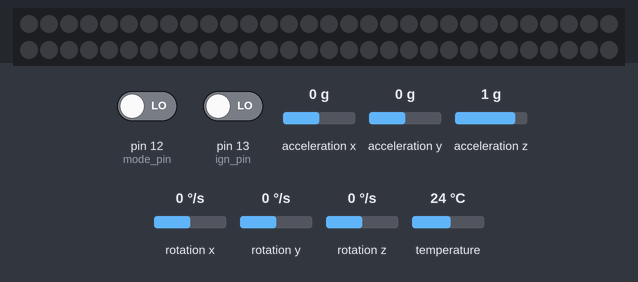
Bench run of a program on a simulated Arduino Uno, built with avr-gcc and run on an emulated ATmega328P. Shown: 60 RGB LEDs in strip order, left to right, continuing on the next row. The test bench sets the inputs (shaded band); at power-on: pin 13 (ign_pin) LOW, rotation x 0 °/s, pin 12 (mode_pin) LOW, acceleration x 0 g, acceleration y 0 g, acceleration z 1 g, rotation y 0 °/s, rotation z 0 °/s, temperature 24 °C. The audio player accepts every command and is not drawn; what the program prints to the serial monitor is not drawn.

Above: at 1.8 s.
1.9 s: pin 13 (ign_pin) driven HIGH
At 2.4 s:
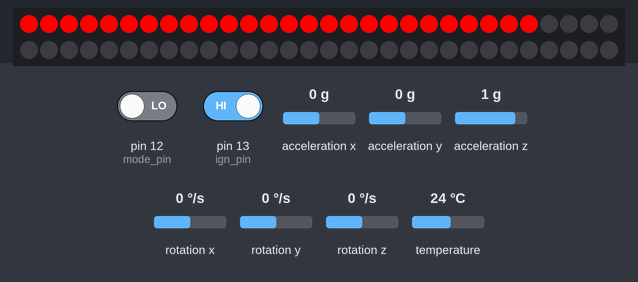
At 3.2 s:
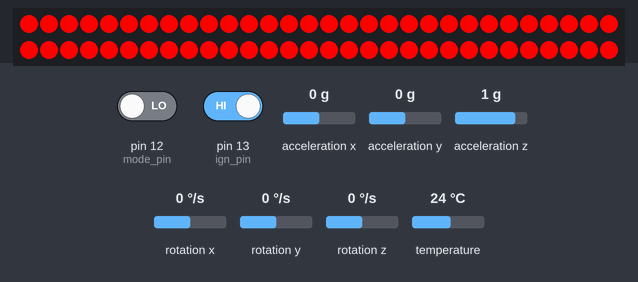
4.1 s: rotation x set to -192 °/s
6.4 s: pin 12 (mode_pin) driven HIGH and pin 13 (ign_pin) driven LOW
9.3 s: pin 12 (mode_pin) driven LOW
Timing chart, 0 to 11.8 s (numbered marks = the images above; inputs shaded):
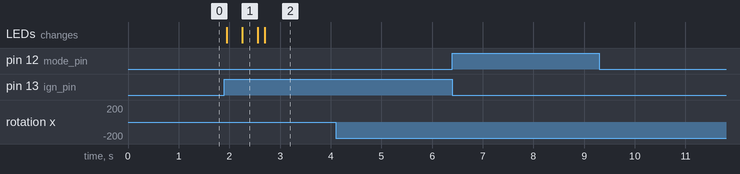

The program:

main.cpp
```cpp
#include <Arduino.h>
#include <FastLED.h>
#include <Adafruit_MPU6050.h>
#include <Adafruit_Sensor.h>
#include <Wire.h>
#include <SoftwareSerial.h>
#include <DFRobotDFPlayerMini.h>


namespace LG{   // LIGHTS=====================================================================================================
  const char LED_PIN = 7;
  const char NUM_LEDS = 60;
  char color = 0;

  CRGB leds[NUM_LEDS];


  void init_lights(){
    FastLED.addLeds<WS2812, LED_PIN, GRB>(leds, NUM_LEDS);
    Serial.println("Lights Initialized");
  }

  void set_color(unsigned char c, unsigned char p){
    switch (c)    {
    case 0:
      LG::leds[p] = CRGB(255, 0, 0);
      break;
    case 1:
      LG::leds[p] = CRGB(0, 255, 0);
      break;
    case 2:
      LG::leds[p] = CRGB(0, 0, 255);
      break;

    default:
      break;
    }
  }
}


namespace SN{   //SOUNDS=====================================================================================================
  static const uint8_t PIN_MP3_TX = 2; // Connects to module's RX
  static const uint8_t PIN_MP3_RX = 3; // Connects to module's TX

  SoftwareSerial softwareSerial(PIN_MP3_RX, PIN_MP3_TX);
  DFRobotDFPlayerMini player;


  void init_sounds(){
    softwareSerial.begin(9600);
    if (player.begin(softwareSerial)) {
    Serial.println("Sound Initialized");

      // Set volume to maximum (0 to 30).
      //player.volume(15);
      // Play the first MP3 file on the SD card
      //player.play(7);

    } else {
      Serial.println("Sound init Failed");
    }
  }
}


namespace GY{   //GYROSCPOE=====================================================================================================
  const char gyro_sens = 10;
  const char low_s = 20;
  const char med_s = 40;

  Adafruit_MPU6050 mpu;


  void init_gyro(){
    while (!Serial)
      delay(10); // will pause Zero, Leonardo, etc until serial console opens

    // Serial.println("Adafruit MPU6050 test!");
    if (!mpu.begin()) {
      Serial.println("Gyro init Failed");
      while (1) {
        delay(10);
      }
    }
    Serial.println("Gyro Initialized");
    mpu.setAccelerometerRange(MPU6050_RANGE_8_G);
    mpu.setGyroRange(MPU6050_RANGE_500_DEG);
    mpu.setFilterBandwidth(MPU6050_BAND_21_HZ);
    delay(100);
  }

  int gyroRead(){
    sensors_event_t a, g, temp;
    mpu.getEvent(&a, &g, &temp);

    float v = gyro_sens*sqrt(sq(g.gyro.x) + sq(g.gyro.y) + sq(g.gyro.z));
    return(v);
  }
}


namespace FN{   //FUNCTIONS=====================================================================================================
  const char ign_pin = 13;
  const char mode_pin = 12;
  const char hit_leave = 10;
  bool ON = false;
  int v;
  long press_time = 0;


  void init_fn(){
    pinMode(ign_pin, INPUT);
    pinMode(mode_pin, INPUT);
    Serial.println("Controls Initialized");
  }

  void ignite(){
    ON = true;
    SN::player.volume(25);
    SN::player.play(3);
    //delay(800);
    for(int i = 0;i<LG::NUM_LEDS;i++){
      LG::set_color(LG::color,i);
      FastLED.show();
      delay(10);
    }
    delay(800);
    SN::player.loop(2);
  }

  void retract(){
    ON = false;
    SN::player.volume(25);
    SN::player.disableLoop();
    SN::player.play(1);
    delay(600);
    for(int i = LG::NUM_LEDS;i>=0;i--){
      LG::leds[i] = CRGB(0, 0, 0);
      FastLED.show();
      delay(10);
    }
  }

  void restore(){
    for(int i = 0;i<LG::NUM_LEDS;i++){
      LG::set_color(LG::color,i);
      FastLED.show();
    }
  }

  void hit(){
    Serial.println("hit");
    for(int i = 40;i<LG::NUM_LEDS;i++){
      LG::leds[i] = CRGB(255, 255, 255);
      FastLED.show();
      delay(10);
    }

    delay(500);
    int r = 0;
    while((r<hit_leave) && (digitalRead(ign_pin)==HIGH)){
      r = GY::gyroRead();
      Serial.println("hit");
      delay(500);// consider removing
    }
    restore();
  }

  void swingState(){
    v = GY::gyroRead();
    if(v<GY::low_s) {
      //set propotional vol (<30)
      //Serial.println("hum");
      SN::player.volume((10*v/GY::low_s)+20);
    }
    else if(v<(GY::low_s + GY::med_s)){
      Serial.println("Swing");
      SN::player.disableLoop();
      SN::player.volume(25);
      SN::player.play(5);

      delay(600);
      SN::player.loop(2);
    }
    else FN::hit();
  }

  char mode_switch(){
    if (digitalRead(mode_pin) == HIGH){
      Serial.println("Mode Button Pressed");
      press_time = millis();
      while (digitalRead(mode_pin) == HIGH);
      press_time = millis() - press_time;
      Serial.println(press_time);

      if (press_time<1000) return 1;
      else if(press_time<3000) return 2;
      else return 0;
    }
    return 0;
  }
}


void setup() {
  Serial.begin(9600);

  LG::init_lights();
  SN::init_sounds();
  GY::init_gyro();
  FN::init_fn();
}

void loop() {
  // if((digitalRead(FN::ign_pin)==HIGH)&&(FN::ON==false)) FN::ignite();
  // else if((digitalRead(FN::ign_pin)!=HIGH)&&(FN::ON==true)) FN::retract();
  // else if((digitalRead(FN::ign_pin)==HIGH)&&(FN::ON==true)){
  //   FN::swingState();
  //   delay(100);
  // }

  if(digitalRead(FN::ign_pin)==HIGH){
    if(FN::ON==false) FN::ignite();
    else{
      FN::swingState();
      delay(100);
    }
  }
  else{
    if(FN::ON==true) FN::retract();
    if(FN::mode_switch() == 1) LG::color++; if(LG::color == 3) LG::color = 0;
  }
  delay(10);
}
```

Measured:
- after the input at 1.9 s, the LEDs: first change after 0.05 s (image 1 shows a later state)
- after the input at 4.1 s, every drawn part: stays the same
- after the input at 6.4 s, every drawn part: stays the same
- after the input at 9.3 s, every drawn part: stays the same
